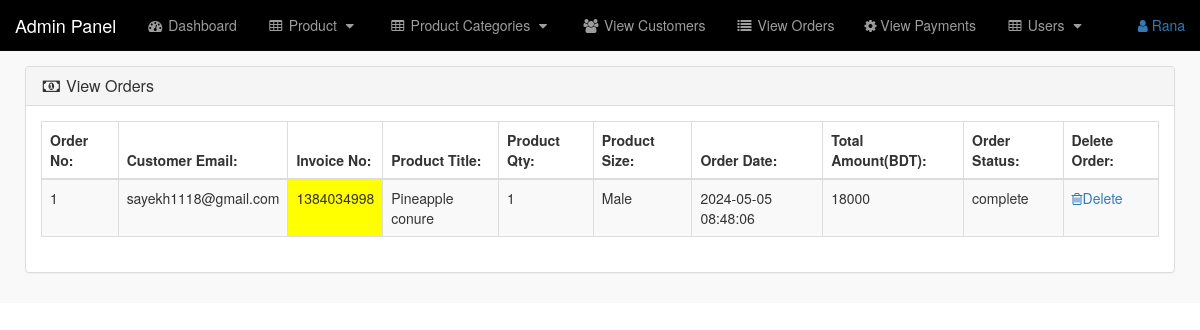
Page /admin_area/index.php?view_orders (signed in) on the committed database.
### tables this page shows
CREATE TABLE `customer_order` (
  `order_id` int(10) NOT NULL,
  `customer_id` int(10) NOT NULL,
  `product_id` int(100) NOT NULL,
  `due_amount` int(100) NOT NULL,
  `invoice_no` int(100) NOT NULL,
  `qty` int(10) NOT NULL,
  `size` text NOT NULL,
  `order_date` timestamp NOT NULL DEFAULT current_timestamp() ON UPDATE current_timestamp(),
  `order_status` text NOT NULL
);

CREATE TABLE `customers` (
  `customer_id` int(100) NOT NULL,
  `customer_name` varchar(255) NOT NULL,
  `customer_email` varchar(255) NOT NULL,
  `customer_pass` varchar(255) NOT NULL,
  `customer_country` text NOT NULL,
  `customer_city` text NOT NULL,
  `customer_contact` varchar(255) NOT NULL,
  `customer_address` text NOT NULL,
  `customer_image` text NOT NULL,
  `customer_ip` varchar(255) NOT NULL
);

CREATE TABLE `products` (
  `product_id` int(255) NOT NULL,
  `p_cat_id` int(100) NOT NULL,
  `cat_id` int(100) NOT NULL,
  `date` timestamp NOT NULL DEFAULT current_timestamp() ON UPDATE current_timestamp(),
  `product_title` text NOT NULL,
  `product_img1` text NOT NULL,
  `product_img2` text NOT NULL,
  `product_img3` text NOT NULL,
  `product_price` int(200) NOT NULL,
  `product_desc` text NOT NULL,
  `product_keyword` text NOT NULL
);

### admin_area/view_orders.php (the view, shortened to what this page needs)
<?php
if (!isset($_SESSION['admin_email'])) {
    echo "<script>window.open('login.php', '_self')</script>";
} else {
?>
<div class="row">
<div col-lg-12>
<ol class="breadcrumb">
<li class="active">
</li>
</ol>
</div>
</div>
<div class="row">
<div class="col-lg-12">
<div class="panel panel-default">
<div class="panel-heading">
<h3 class="panel-title">
<i class="fa fa-money fa-fw"></i> View
Orders
</h3>
</div>
<div class="panel-body">
    <div class="table-responsive">
        <table class="table table-bordered table-hover table-striped">
            <thead>
                <tr>
<th>Order No:</th>
<th>Customer Email:</th>
<th>Invoice No: </th>
<th>Product Title:</th>
<th>Product Qty:</th>
<th>Product Size:</th>
<th>Order Date:</th>
<th>Total Amount(BDT):</th>
<th>Order Status: </th>
<th>Delete Order:</th>
                </tr>
            </thead>
            <tbody>
<?php
$i=0;
$get_orders = "select * from customer_order";
$run_orders = mysqli_query($con,$get_orders);
while ($row_orders = mysqli_fetch_array($run_orders)) {
$order_id = $row_orders ['order_id'];
$c_id = $row_orders['customer_id'];
$invoice_no = $row_orders['invoice_no'];
$product_id = $row_orders ['product_id'];
$qty = $row_orders['qty'];
$size = $row_orders['size'];
$order_date = $row_orders['order_date'];
$due_amount = $row_orders['due_amount'];
$order_status = $row_orders['order_status'];
$get_products = "select * from products where product_id='$product_id'";
$run_products = mysqli_query($con,$get_products);
$row_products = mysqli_fetch_array($run_products);
$product_title = $row_products['product_title'];
$i++;
?>
<tr>
    <td><?php echo $i; ?></td>
<td> <?php
$get_customer = "select * from customers where customer_id='$c_id'";
$run_customer = mysqli_query($con, $get_customer);
$row_customer = mysqli_fetch_array($run_customer);
$customer_email = $row_customer['customer_email'];
echo $customer_email; ?>
</td>
<td bgcolor="yellow" ><?php echo $invoice_no; ?></td>
<td><?php echo $product_title; ?></td>
<td><?php echo $qty; ?></td>
<td><?php echo $size; ?></td>
<td><?php echo $order_date; ?> </td>
<td><?php echo $due_amount; ?></td>
<td> <?php
if ($order_status=='pending') {
    echo $order_status='pending';
}
else{
    echo $order_status='complete';
}
?>
</td>
<td>
    <a href="index.php?order_delete=<?php echo $order_id; ?>">
        <i class="fa fa-trash-o"></i>Delete
    </a>
</td>
</tr>
                <?php } ?>
            </tbody>
        </table>
    </div>
</div>
</div>
</div>
</div>
<?php } ?>

### admin_area/includes/sidebar(a).php (shortened to what this page needs)
<?php
if (!isset($_SESSION['admin_email'])) {
    echo "<script>window.open('login.php', '_self')</script>";
} else {
    ?>
    <nav class="navbar navbar-inverse navbar-fixed-top" style="background: black;">
        <div class="navbar-header">
            <a href="index.php?dashboard" class="navbar-brand">Admin Panel</a>
        </div>
        <ul class="nav navbar-right top-nav">
            <li class="dropdown">
                <a href="#" class="dropdown-toggle" data-toggle="dropdown">
                    <i class="fa fa-user"></i> <?php echo $admin_name; ?>
                </a>
            </li>
        </ul>
        <div class="collapse navbar-collapse navbar-ex1-collapse">
            <ul class="nav navbar-nav side-nav">
                <li>
                    <a href="index.php?dashboard">
                        <i class="fa fa-fw fa-dashboard"></i> Dashboard
                    </a>
                </li>
                <li>
                    <a href="#" data-toggle="collapse" data-target="#products">
                        <i class="fa fa-fw fa-table"></i> Product
                        <i class="fa fa-fw fa-caret-down"></i>
                    </a>
                </li>
                <li>
                    <a href="#" data-toggle="collapse" data-target="#product_cat">
                        <i class="fa fa-fw fa-table"></i> Product Categories
                        <i class="fa fa-fw fa-caret-down"></i>
                    </a>
                </li>
                <li>
                    <a href="index.php?view_customers">
                        <i class="fa fa-fw fa-users"></i> View Customers
                    </a>
                </li>
                <li>
                    <a href="index.php?view_orders">
                        <i class="fa fa-fw fa-list"></i> View Orders
                    </a>
                </li>
                <li>
                    <a href="index.php?view_payments">
                        <i class="fa fa-gear"></i> View Payments
                    </a>
                </li>
                <li>
                    <a href="#" data-toggle="collapse" data-target="#users">
                        <i class="fa fa-fw fa-table"></i> Users
                        <i class="fa fa-fw fa-caret-down"></i>
                    </a>
                </li>
            </ul>
        </div>
    </nav>
<?php
}

### admin_area/css/style.css (style rules this page uses)
@media (min-width: 768px) { body { margin-top: 50px; } }
.top-nav { padding: 0 15px; }
.top-nav > li > a { padding-top: 15px; padding-bottom: 15px; line-height: 20px; }

### rows in the picture
customer_order: customer.customer_email "sayekh1118@gmail.com", invoice_no "1384034998", product.product_title "Pineapple conure", qty "1", size "Male", order_date "2024-05-05 08:48:06", due_amount "18000"

### other values in the picture
$admin_name "Rana"
